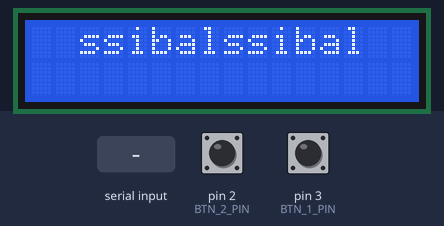
This sketch was run on a simulated Arduino Uno, built with avr-gcc and run on an emulated ATmega328P. Parts: 16×2 character LCD. The inputs (shaded band) are chosen by the test bench; at power-on: pin 2 (BTN_2_PIN) HIGH, pin 3 (BTN_1_PIN) HIGH. The modem accepts every AT command (registered, SIM ready, sends succeed) and sends nothing else; what the sketch prints to the serial monitor is not drawn.

Above: at 1.8 s.
1.9 s: "OK" received over the second serial link
At 3.9 s:
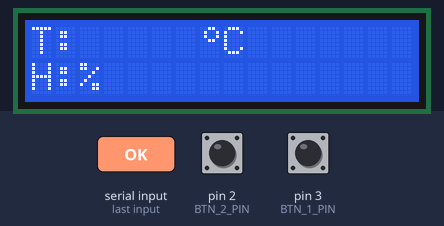
4.4 s: "ERR" received over the second serial link
6.9 s: "1" received over the second serial link
Timing chart, 0 to 9.9 s (numbered marks = the images above; inputs shaded):
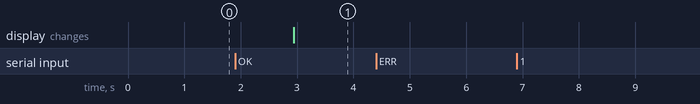

Measured:
- after the input at 1.9 s, the display: changes after 1.0 s (image 1)
- after the input at 4.4 s, every drawn part: stays the same
- after the input at 6.9 s, every drawn part: stays the same

The sketch:

display_master.ino
```cpp
//>>>>>>>>>>>>>>>>>>>>>>>>>>>>>>>>>>>>>>>>>>>>>>>>>>>>>>>>>>>>>>>>>>>>>>>>>>>>>>>>>>>>>>>>> 09_Final_Code_-_MASTER
//======================================== Including the libraries.
#include <SoftwareSerial.h>
#include <LiquidCrystal_I2C.h>
#include <TimerOne.h>
//========================================

// Defines the PIN for the buttons.
#define BTN_1_PIN 3
#define BTN_2_PIN 2

// Defines the slave/destination address.
#define slave_Address 1

// Variable to hold the state data of the LEDs sent by the slave.
bool LED_1_State = false;
bool LED_2_State = false;

// Variables for Millis/Timers.
unsigned long previousMillis = 0;
const long interval = 5000;

// The "degree" character variable to display on the LCD.
byte char_Degree[8] = {B00110, B01001, B01001, B00110, B00000, B00000, B00000, B00000};

// Trigger variable to detect pressed buttons.
bool BTN_1_Trig = true;
bool BTN_2_Trig = true;

// Initialize "SoftwareSerial" and set the PIN used for RX and TX.
SoftwareSerial ReyaxLoRa(5, 4); //--> RX, TX

// set LCD address, number of columns and rows
// if you don't know your display address, run an I2C scanner sketch : https://playground.arduino.cc/Main/I2cScanner/
LiquidCrystal_I2C lcd(0x27, 16, 2);

//________________________________________________________________________________ ReyaxLoRa_Send()
// Subroutine for sending data.
void ReyaxLoRa_Send(int addr, String data_send) {
  String str_Send;
  // AT commands to transmit data.
  // For more details see the document "LoRa_AT_Command_RYLR998_RYLR498_EN.pdf" in the "AT+SEND" section.
  str_Send = "AT+SEND=" + String(addr) + "," + String(data_send.length()) + "," + data_send + "\r\n";
  ReyaxLoRa.print(str_Send);
  Serial.println();
  Serial.print("Send to Slave : ");
  Serial.print(str_Send);
  Serial.flush();
}
//________________________________________________________________________________

//________________________________________________________________________________ ReyaxLoRa_Receive()
// Subroutine to receive data.
void ReyaxLoRa_Receive() {
  if (ReyaxLoRa.available() > 0 ) {
    String rcv_Data_String = ReyaxLoRa.readString();

    if(rcv_Data_String.indexOf("OK") > 0 || rcv_Data_String.indexOf("ERR") > 0) {
      Serial.println();
      Serial.print(F("LoRa Reyax Module Response : "));
      Serial.println(rcv_Data_String);
      Serial.flush();
      return;
    } else {
      // Print received data or messages.
      Serial.println(F("Received from Sender : "));
      Serial.println(rcv_Data_String);
      Serial.flush();

      //---------------------------------------- Process incoming data.
      // For more details see the document "LoRa_AT_Command_RYLR998_RYLR498_EN.pdf" in the section "+RCV".

      //String _addr    = getValue(rcv_Data_String, ',', 0);    //--> address
      //_addr = _addr.substring(5);
      //String _length  = getValue(rcv_Data_String, ',', 1);    //--> data length
      String _message = getValue(rcv_Data_String, ',', 2);    //--> data/message
      //String _rssi    = getValue(rcv_Data_String, ',', 3);    //--> RSSI
      //String _snr     = getValue(rcv_Data_String, ',', 4);    //--> SNR

      //Serial.println();
      //Serial.println(F("Received from Sender."));
      //Serial.print(F("-Addr     : "));
      //Serial.println(_addr);
      //Serial.print(F("-Length   : "));
      //Serial.println(_length);
      //Serial.print(F("-Message  : "));
      //Serial.println(_message);
      //Serial.print(F("-RSSI     : "));
      //Serial.println(_rssi);
      //Serial.print(F("-SNR      : "));
      //Serial.println(_snr);
      //Serial.flush();
      //----------------------------------------

      //---------------------------------------- Retrieves temperature and humidity data, the state of LED1 and LED2 sent by the slave.
      // Slave sends data in the format: "temperature|humidity|state_of_LED_1|state_of_LED_2".
      String t = getValue(_message, '|', 0);
      String h = getValue(_message, '|', 1);
      String rcv_LED_1_State = getValue(_message, '|', 2);
      String rcv_LED_2_State = getValue(_message, '|', 3);
      //----------------------------------------

      //---------------------------------------- Displays temperature data, humidity data, state of LED 1 and LED 2 sent by the slave.
      lcd.clear();
      lcd.setCursor(0, 0);
      lcd.print("T:");
      lcd.print(t);
      lcd.setCursor(7, 0);
      lcd.write(byte(0));
      lcd.print("C");
      lcd.setCursor(0, 1);
      lcd.print("H:");
      lcd.print(h);
      lcd.print("%");

      lcd.setCursor(10, 0);
      if (rcv_LED_1_State == "1") lcd.print("L1:ON");
      if (rcv_LED_1_State == "0") lcd.print("L1:OFF");
      lcd.setCursor(10, 1);
      if (rcv_LED_2_State == "1") lcd.print("L2:ON");
      if (rcv_LED_2_State == "0") lcd.print("L2:OFF");
      //----------------------------------------
    }
  }
}
//________________________________________________________________________________

//________________________________________________________________________________ getValue()
// String function to split data based on certain characters.
// Reference : https://www.electroniclinic.com/reyax-lora-based-multiple-sensors-monitoring-using-arduino/
String getValue(String data, char separator, int index) {
  int found = 0;
  int strIndex[] = { 0, -1 };
  int maxIndex = data.length() - 1;

  for (int i = 0; i <= maxIndex && found <= index; i++) {
    if (data.charAt(i) == separator || i == maxIndex) {
      found++;
      strIndex[0] = strIndex[1] + 1;
      strIndex[1] = (i == maxIndex) ? i+1 : i;
    }
  }
  return found > index ? data.substring(strIndex[0], strIndex[1]) : "";
}
//________________________________________________________________________________

//________________________________________________________________________________ VOID SETUP()
void setup() {
  // put your setup code here, to run once:

  // set the data rate for the HardwareSerial port.
  Serial.begin(9600);
  Serial.println();

  // set the data rate for the SoftwareSerial port.
  ReyaxLoRa.begin(9600);


  pinMode(BTN_1_PIN, INPUT_PULLUP);
  pinMode(BTN_2_PIN, INPUT_PULLUP);

  // Hardware Timer1 for running an periodic interrupt function.
  // In this project, Timer1 is used to detect button presses in real time.
  // So the pressed button is still detected even though it is in the process of sending or receiving data.
  Timer1.initialize(100000); //--> set a timer of length 100000 microseconds (0.1 sec or 10Hz).
  Timer1.attachInterrupt(timerIsr_BTN_Press); //--> attach the service routine here.
  Serial.println("Timer on");

  // initialize LCD
  lcd.init();
  // turn on LCD backlight
  lcd.backlight();

  // Create "degree" character.
  lcd.createChar(0, char_Degree);

  lcd.clear();
  lcd.setCursor(0, 0);
  lcd.print("  ssibalssibal  ");
  Serial.println("display on");

  ReyaxLoRa.println("AT+BAND=922100000\r\n");
  ReyaxLoRa.println("AT+BAND?\r\n");
  Serial.println("Band set");

  delay(500);
}
//________________________________________________________________________________

//________________________________________________________________________________ VOID LOOP()
void loop() {
  // put your main code here, to run repeatedly:

  //---------------------------------------- Millis/Timer to send data. Data is sent every 5 seconds (see "const long interval" variable).
  unsigned long currentMillis = millis();

  if (currentMillis - previousMillis >= interval) {
    previousMillis = currentMillis;

    ReyaxLoRa_Send(slave_Address, String(LED_1_State) + "|" + String(LED_2_State));
  }
  //----------------------------------------

  // Call the "ReyaxLoRa_Receive()" subroutine.
  ReyaxLoRa_Receive();
}
//________________________________________________________________________________

//________________________________________________________________________________ timerIsr_BTN_Press()
void timerIsr_BTN_Press() {
  if(digitalRead(BTN_1_PIN) == 0 && BTN_1_Trig == true) {
    delay(100);
    BTN_1_Trig = false;
    LED_1_State = !LED_1_State;
  }
  if(digitalRead(BTN_1_PIN) == 1) BTN_1_Trig = true;

  if(digitalRead(BTN_2_PIN) == 0 && BTN_2_Trig == true) {
    delay(100);
    BTN_2_Trig = false;
    LED_2_State = !LED_2_State;
  }
  if(digitalRead(BTN_2_PIN) == 1) BTN_2_Trig = true;
}
//________________________________________________________________________________
//<<<<<<<<<<<<<<<<<<<<<<<<<<<<<<<<<<<<<<<<<<<<<<<<<<<<<<<<<<<<<<<<<<<<<<<<<<<<<<<<<<<<<<<<<
```
